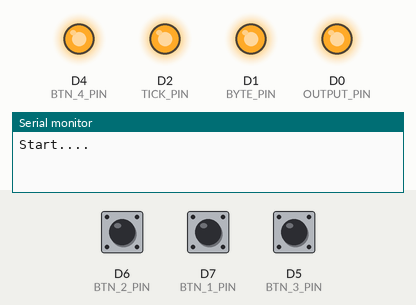
Bench run of a sketch on a simulated ESP8266 (NodeMCU). Shown: output pins drawn as LEDs (lit = HIGH), the last lines printed to the serial monitor. Dashed ring = blinking. The inputs (shaded band) are chosen by the test bench; at power-on: D6 (BTN_2_PIN) HIGH, D7 (BTN_1_PIN) HIGH, D5 (BTN_3_PIN) HIGH.

Above: at 1.2 s.
1.3 s: D6 (BTN_2_PIN) pulled LOW for 0.15 s
At 1.65 s:
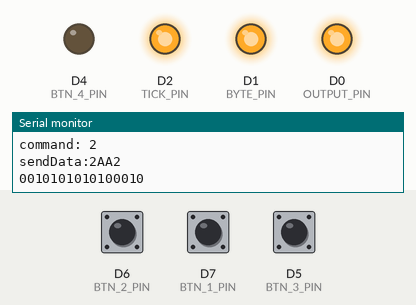
4.3 s: D7 (BTN_1_PIN) pulled LOW for 0.15 s
At 5.2 s:
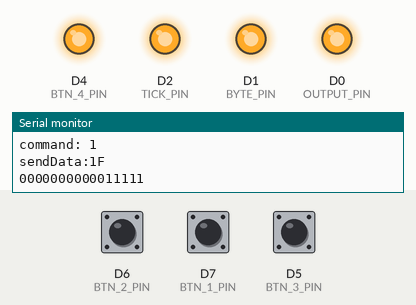
7.3 s: D6 (BTN_2_PIN) driven LOW and D7 (BTN_1_PIN) driven LOW
At 7.96 s:
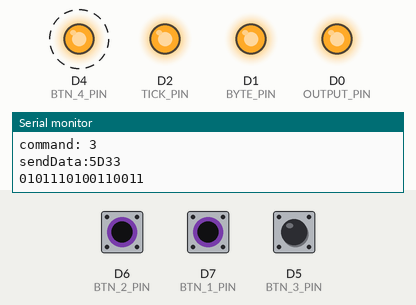
10.3 s: D6 (BTN_2_PIN) driven HIGH
At 11.31 s:
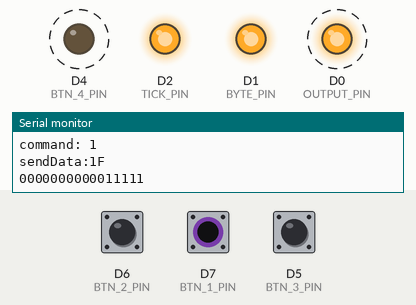
Timing chart, 0 to 14.3 s (numbered marks = the images above; inputs shaded):
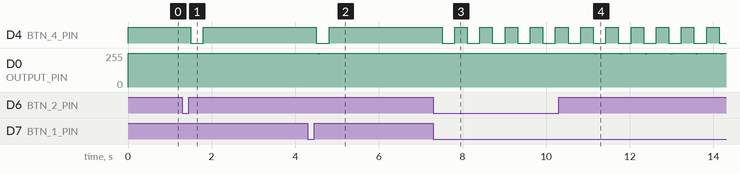

Measured:
- after the input at 1.3 s, D4 (BTN_4_PIN): HIGH → LOW after 0.20 s, → HIGH 0.30 s later
- after the input at 4.3 s, D4 (BTN_4_PIN): HIGH → LOW after 0.21 s, → HIGH 0.30 s later; D0 (OUTPUT_PIN): 255/255 → 249/255 after 0.25 s, → 255/255 0.04 s later
- after the input at 7.3 s, D4 (BTN_4_PIN): alternates HIGH for 0.30 s and LOW for 0.30 s, starting after 0.21 s
- after the input at 10.3 s, D0 (OUTPUT_PIN): alternates 255/255 for 0.56 s and 249/255 for 0.04 s, starting after 0.87 s

The sketch:

PWDL_SENDER.ino
```cpp
//
// this sketch sends the dataArray over the pin OUTPUT_PIN every time
// when BUTTON_PIN is pressed (there is a logic low on this pin)
//

#define BTN_4_PIN D4
#define BTN_3_PIN D5
#define BTN_2_PIN D6
#define BTN_1_PIN D7
#define OUTPUT_PIN D0

#define BYTE_PIN D1
#define TICK_PIN D2

#define ADDRESS_LENGTH 4
#define COMMAND_LENGTH 3
#define PARAM1_LENGTH 3
#define PARAM2_LENGTH 3
#define PARAM3_LENGTH 3
//#define FRAME_LENGTH 16

#define ADDRESS_BROADCAST 0b1111 // matches any of the receiver addresses

#define readButtonInterval 50000  //25ms
#define minCommandInterval 300000 //600ms

#define LED_ON digitalWrite(LED_BUILTIN, LOW)
#define LED_OFF digitalWrite(LED_BUILTIN, HIGH)

typedef union {
  struct {
    unsigned int  address : ADDRESS_LENGTH;  // 4 bits for address
    unsigned int  command : COMMAND_LENGTH;  // 3 bits for command
    unsigned int  param1 : PARAM1_LENGTH;   // 3 bits for param1
    unsigned int  param2 : PARAM2_LENGTH;   // 3 bits for param2
    unsigned int  param3 : PARAM3_LENGTH;   // 3 bits for param3
  } fields;
  uint16_t rawWord;
} CommandData;

typedef union {
  struct {
    unsigned int  address : 4;  // 4 bits for address
    unsigned int  command : 4;  // 3 bits for command
  } fields;
  uint16_t rawWord;
} TestData;

enum CommandCode : uint8_t {
  CMD_LED_OFF  = 1, // turn LED off
  CMD_LED_ON   = 2, // turn LED on (param1 - light level 0-7)
  CMD_LED_UP   = 3, // smoothly raise the LED brightness to the level given by param1 for time in param2
  CMD_LED_DOWN = 4, // smoothly dimm to the level given by param1
  CMD_LED_AUTO = 5, // set the LED light level automaticaly
  CMD_LED_RGB  = 6, // turn the RBG color given by params[1-3]
  CMD_FUTURE2  = 7, // future use
  CMD_FUTURE3  = 0  // future use
} command_;

volatile CommandData commandData;

uint8_t commandCode;
uint32_t timeSinceLastCommand;

void setup() {
  Serial.begin(9600);
  Serial.println("Start....");

  pinMode(BTN_1_PIN, INPUT_PULLUP);
  pinMode(BTN_2_PIN, INPUT_PULLUP);
  pinMode(BTN_3_PIN, INPUT_PULLUP);
  pinMode(BTN_4_PIN, INPUT_PULLUP);

  pinMode(OUTPUT_PIN, OUTPUT);
  digitalWrite(OUTPUT_PIN, HIGH);

  pinMode(BYTE_PIN, OUTPUT);
  pinMode(TICK_PIN, OUTPUT);

  digitalWrite(BYTE_PIN, HIGH);
  digitalWrite(TICK_PIN, HIGH);

  pinMode(LED_BUILTIN, OUTPUT);
  LED_OFF;
}

/**
*  main loop ================================
*/
void loop() {
  LED_OFF;
  commandCode |= readButton();

  if (timeSinceLastCommand >= minCommandInterval) {
    LED_ON;

    if (commandCode > 0) {
      Serial.print("\ncommand: ");
      Serial.println(commandCode);

      switch(commandCode) {
        case CMD_LED_OFF : sendCommand(ADDRESS_BROADCAST, CMD_LED_OFF, 0, 0, 0); break;
        case CMD_LED_ON  : sendCommand(2, CMD_LED_ON, 5, 2, 1); break;
        case CMD_LED_UP  : sendCommand(3, CMD_LED_UP, 2, 7, 2); break;
        case CMD_LED_DOWN: sendCommand(ADDRESS_BROADCAST, CMD_LED_DOWN, 0, 0, 0); break;
        case CMD_LED_AUTO: sendCommand(ADDRESS_BROADCAST, CMD_LED_AUTO, 0, 0, 0); break;
        case CMD_LED_RGB : sendCommand(ADDRESS_BROADCAST, CMD_LED_RGB,  0, 0, 0); break;
        case CMD_FUTURE2 : sendCommand(ADDRESS_BROADCAST, CMD_FUTURE2,  0, 0, 0); break;
        case CMD_FUTURE3 : sendCommand(ADDRESS_BROADCAST, CMD_FUTURE3,  0, 0, 0); break;
      }
      delayMicroseconds(minCommandInterval);
    }

    commandCode = 0;
    timeSinceLastCommand = 0;
  }
  else {
    timeSinceLastCommand += readButtonInterval;
    delayMicroseconds(readButtonInterval);
  }

}

uint8_t readButton() {
  uint8_t command = 0;
  if (digitalRead(BTN_3_PIN) == LOW) command |= 4;
  if (digitalRead(BTN_2_PIN) == LOW) command |= 2;
  if (digitalRead(BTN_1_PIN) == LOW) command |= 1;
  return command;
}

void sendCommand(byte address, CommandCode command, byte param1, byte param2, byte param3) {
  commandData.fields.address = address;
  commandData.fields.command = command;
  commandData.fields.param1  = param1;
  commandData.fields.param2  = param2;
  commandData.fields.param3  = param3;

  sendData(commandData.rawWord);
  printData(commandData.rawWord);
}

void printData(volatile uint16_t dataWord) {
  Serial.print("sendData:");
  Serial.println(dataWord, HEX);

  for (int i = 15; i >= 0; i--) {
    Serial.print(bitRead(dataWord, i));
  }

  Serial.println("");
}

void sendData(volatile uint16_t dataWord) {
  digitalWrite(OUTPUT_PIN, LOW);
  delayMicroseconds(50);

  for (int i = 15; i >= 0; i--) {
    if (1 == bitRead(dataWord, i)) {
      sendHigh();
    } else {
      sendLow();
    }
  }

  digitalWrite(OUTPUT_PIN, HIGH);
}

inline void sendHigh() {
  digitalWrite(OUTPUT_PIN, HIGH);
  delayMicroseconds(70);
  digitalWrite(OUTPUT_PIN, LOW);
  delayMicroseconds(28);
}

inline void sendLow() {
  digitalWrite(OUTPUT_PIN, HIGH);
  delayMicroseconds(30);
  digitalWrite(OUTPUT_PIN, LOW);
  delayMicroseconds(68);
}

inline void tick(uint8_t tick_pin) {
  digitalWrite(tick_pin, LOW);
  digitalWrite(tick_pin, HIGH);
}

String byte2Bin(byte value) {
  String binaryString = "";
  for (int i = 0; i <= 7; i++) {
    binaryString += char('0' + bitRead(value, i));
  }
  return binaryString;
}
```
